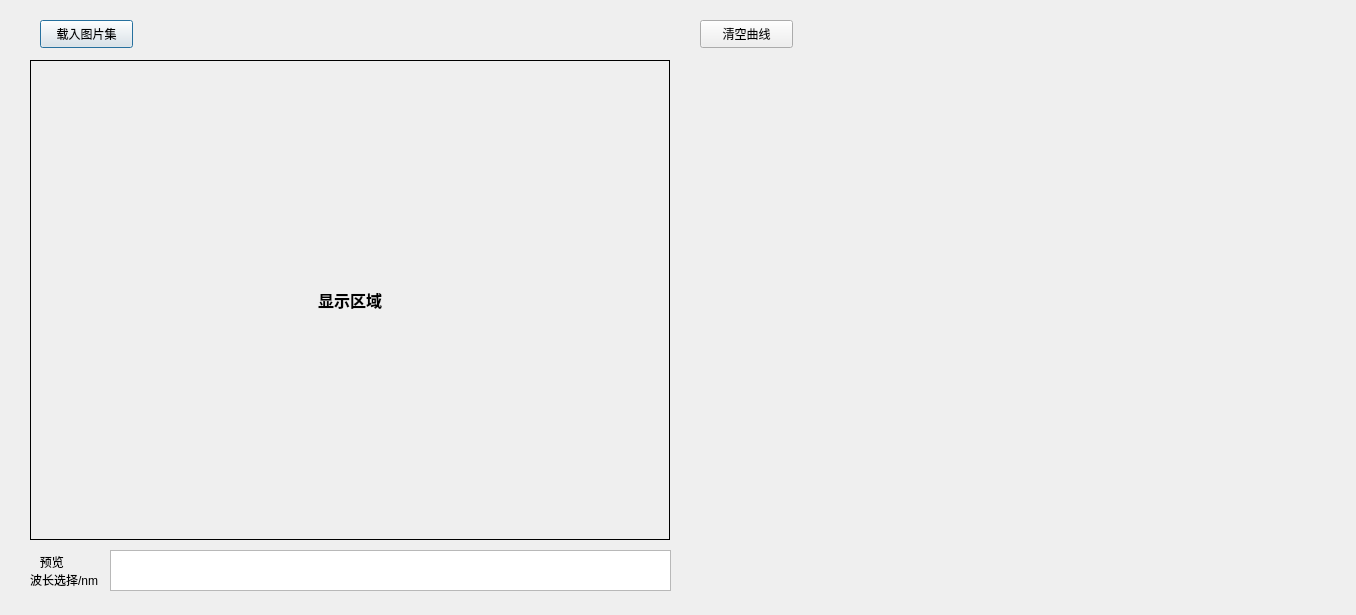
<?xml version="1.0" encoding="UTF-8"?>
<ui version="4.0">
 <class>m_spectrumAnalysisDialogClass</class>
 <widget class="QDialog" name="m_spectrumAnalysisDialogClass">
  <property name="geometry">
   <rect>
    <x>0</x>
    <y>0</y>
    <width>1356</width>
    <height>615</height>
   </rect>
  </property>
  <property name="windowTitle">
   <string>光谱分析</string>
  </property>
  <widget class="MyLabel" name="m_showLabel">
   <property name="enabled">
    <bool>true</bool>
   </property>
   <property name="geometry">
    <rect>
     <x>30</x>
     <y>60</y>
     <width>640</width>
     <height>480</height>
    </rect>
   </property>
   <property name="frameShape">
    <enum>QFrame::Box</enum>
   </property>
   <property name="frameShadow">
    <enum>QFrame::Plain</enum>
   </property>
   <property name="lineWidth">
    <number>1</number>
   </property>
   <property name="text">
    <string>&lt;html&gt;&lt;head/&gt;&lt;body&gt;&lt;p&gt;&lt;span style=&quot; font-size:12pt; font-weight:600;&quot;&gt;显示区域&lt;/span&gt;&lt;/p&gt;&lt;/body&gt;&lt;/html&gt;</string>
   </property>
   <property name="textFormat">
    <enum>Qt::AutoText</enum>
   </property>
   <property name="alignment">
    <set>Qt::AlignCenter</set>
   </property>
  </widget>
  <widget class="QCustomPlot" name="m_plot" native="true">
   <property name="geometry">
    <rect>
     <x>690</x>
     <y>60</y>
     <width>640</width>
     <height>480</height>
    </rect>
   </property>
   <property name="autoFillBackground">
    <bool>false</bool>
   </property>
  </widget>
  <widget class="QPushButton" name="m_loadImagesButton">
   <property name="geometry">
    <rect>
     <x>40</x>
     <y>20</y>
     <width>93</width>
     <height>28</height>
    </rect>
   </property>
   <property name="text">
    <string>载入图片集</string>
   </property>
  </widget>
  <widget class="QListWidget" name="m_listImg">
   <property name="enabled">
    <bool>true</bool>
   </property>
   <property name="geometry">
    <rect>
     <x>110</x>
     <y>550</y>
     <width>561</width>
     <height>41</height>
    </rect>
   </property>
   <property name="flow">
    <enum>QListView::LeftToRight</enum>
   </property>
   <property name="resizeMode">
    <enum>QListView::Adjust</enum>
   </property>
   <property name="viewMode">
    <enum>QListView::ListMode</enum>
   </property>
   <property name="selectionRectVisible">
    <bool>false</bool>
   </property>
  </widget>
  <widget class="QPushButton" name="m_clearCurvesButton">
   <property name="geometry">
    <rect>
     <x>700</x>
     <y>20</y>
     <width>93</width>
     <height>28</height>
    </rect>
   </property>
   <property name="text">
    <string>清空曲线</string>
   </property>
  </widget>
  <widget class="QLabel" name="label">
   <property name="geometry">
    <rect>
     <x>30</x>
     <y>550</y>
     <width>71</width>
     <height>41</height>
    </rect>
   </property>
   <property name="text">
    <string>   预览
波长选择/nm</string>
   </property>
  </widget>
 </widget>
 <customwidgets>
  <customwidget>
   <class>QCustomPlot</class>
   <extends>QWidget</extends>
   <header>qcustomplot.h</header>
   <container>1</container>
  </customwidget>
  <customwidget>
   <class>MyLabel</class>
   <extends>QLabel</extends>
   <header>mylabel.h</header>
  </customwidget>
 </customwidgets>
 <resources/>
 <connections/>
</ui>
